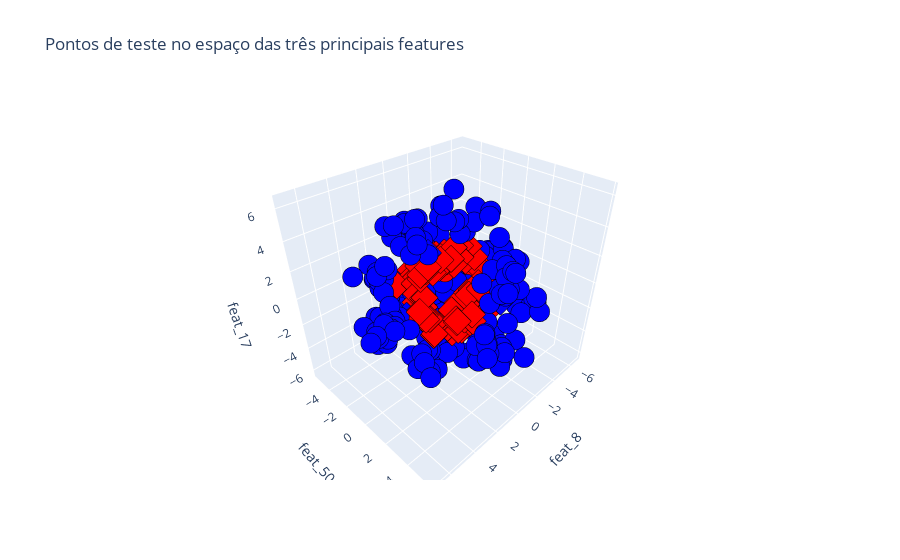

Here is the notebook cell this chart was saved with:
### Markdown cell above
# Plod 3D

### Code cell
y_pred = model.predict(X_test)
y_true = y_test.values

# Mapear cor para predição SVM (0: azul, 1: vermelho)
color_map = np.array(["blue", "red"])
colors = color_map[y_pred]

# Mapear símbolo para target (0: círculo, 1: diamante)
symbol_map = np.array(["circle", "diamond"])
symbols = symbol_map[y_true]

# Traço para pontos de teste, shape pelo target, cor pela predição SVM
test_trace = go.Scatter3d(
    x=X_test.iloc[:, 0],
    y=X_test.iloc[:, 1],
    z=X_test.iloc[:, 2],
    mode="markers",
    marker=dict(
        size=7, color=colors, symbol=symbols, line=dict(width=1, color="black")
    ),
    name="Test points (shape=target, color=SVM pred)",
)

layout = go.Layout(
    scene=dict(
        xaxis_title="feat_8",
        yaxis_title="feat_50",
        zaxis_title="feat_17",
    ),
    title="Pontos de teste no espaço das três principais features",
    legend=dict(x=0.01, y=0.99),
)

fig = go.Figure(data=[test_trace], layout=layout)
fig.show()

### Figure 1 — Plotly figure (JSON) as saved in the notebook; plotly's stock layout.template omitted (floating-point values rounded to 4 significant figures; data arrays with more than 128 entries replaced by an {"elided": "..."} marker saying what was removed)
{"data": [{"marker": {"color": {"elided": "420 str values"}, "line": {"color": "black", "width": 1}, "size": 7, "symbol": {"elided": "420 str values"}}, "mode": "markers", "name": "Test points (shape=target, color=SVM pred)", "type": "scatter3d", "x": {"elided": "420 float values"}, "y": {"elided": "420 float values"}, "z": {"elided": "420 float values"}}], "layout": {"legend": {"x": 0.01, "y": 0.99}, "scene": {"xaxis": {"title": {"text": "feat_8"}}, "yaxis": {"title": {"text": "feat_50"}}, "zaxis": {"title": {"text": "feat_17"}}}, "title": {"text": "Pontos de teste no espaço das três principais features"}}}
